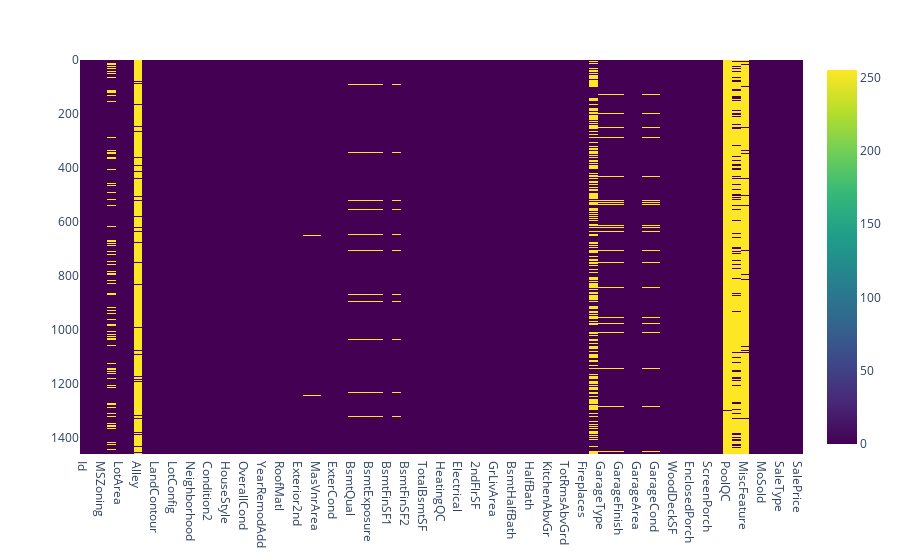

The cell this chart's notebook holds for it:
### Code cell
fig = px.imshow(df.isnull(),text_auto=True,aspect='auto',color_continuous_scale='Viridis')
fig.update_xaxes(side="bottom")
fig.show()

### Figure 1 — Plotly figure (JSON) as saved in the notebook; plotly's stock layout.template omitted (floating-point values rounded to 4 significant figures; data arrays with more than 128 entries replaced by an {"elided": "..."} marker saying what was removed)
{"data": [{"coloraxis": "coloraxis", "hovertemplate": "x: %{x}<br>y: %{y}<br>color: %{z}<extra></extra>", "name": "0", "texttemplate": "%{z}", "type": "heatmap", "x": ["Id", "MSSubClass", "MSZoning", "LotFrontage", "LotArea", "Street", "Alley", "LotShape", "LandContour", "Utilities", "LotConfig", "LandSlope", "Neighborhood", "Condition1", "Condition2", "BldgType", "HouseStyle", "OverallQual", "OverallCond", "YearBuilt", "YearRemodAdd", "RoofStyle", "RoofMatl", "Exterior1st", "Exterior2nd", "MasVnrType", "MasVnrArea", "ExterQual", "ExterCond", "Foundation", "BsmtQual", "BsmtCond", "BsmtExposure", "BsmtFinType1", "BsmtFinSF1", "BsmtFinType2", "BsmtFinSF2", "BsmtUnfSF", "TotalBsmtSF", "Heating", "HeatingQC", "CentralAir", "Electrical", "1stFlrSF", "2ndFlrSF", "LowQualFinSF", "GrLivArea", "BsmtFullBath", "BsmtHalfBath", "FullBath", "HalfBath", "BedroomAbvGr", "KitchenAbvGr", "KitchenQual", "TotRmsAbvGrd", "Functional", "Fireplaces", "FireplaceQu", "GarageType", "GarageYrBlt", "GarageFinish", "GarageCars", "GarageArea", "GarageQual", "GarageCond", "PavedDrive", "WoodDeckSF", "OpenPorchSF", "EnclosedPorch", "3SsnPorch", "ScreenPorch", "PoolArea", "PoolQC", "Fence", "MiscFeature", "MiscVal", "MoSold", "YrSold", "SaleType", "SaleCondition", "SalePrice"], "xaxis": "x", "y": {"elided": "1460 int values"}, "yaxis": "y", "z": {"elided": "1460x81 int values"}}], "layout": {"coloraxis": {"colorscale": [[0, "#440154"], [0.1111, "#482878"], [0.2222, "#3e4989"], [0.3333, "#31688e"], [0.4444, "#26828e"], [0.5556, "#1f9e89"], [0.6667, "#35b779"], [0.7778, "#6ece58"], [0.8889, "#b5de2b"], [1, "#fde725"]]}, "margin": {"t": 60}, "xaxis": {"anchor": "y", "domain": [0, 1], "side": "bottom"}, "yaxis": {"anchor": "x", "autorange": "reversed", "domain": [0, 1]}}}
